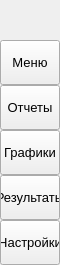
        <widget class="QFrame" name="leftMenuBg">
         <property name="minimumSize">
          <size>
           <width>60</width>
           <height>0</height>
          </size>
         </property>
         <property name="maximumSize">
          <size>
           <width>60</width>
           <height>16777215</height>
          </size>
         </property>
         <property name="frameShape">
          <enum>QFrame::NoFrame</enum>
         </property>
         <property name="frameShadow">
          <enum>QFrame::Raised</enum>
         </property>
         <layout class="QVBoxLayout" name="verticalLayout_3">
          <property name="spacing">
           <number>0</number>
          </property>
          <property name="leftMargin">
           <number>0</number>
          </property>
          <property name="topMargin">
           <number>0</number>
          </property>
          <property name="rightMargin">
           <number>0</number>
          </property>
          <property name="bottomMargin">
           <number>0</number>
          </property>
          <item>
           <widget class="QFrame" name="topLogoInfo">
            <property name="minimumSize">
             <size>
              <width>0</width>
              <height>40</height>
             </size>
            </property>
            <property name="maximumSize">
             <size>
              <width>16777215</width>
              <height>40</height>
             </size>
            </property>
            <property name="frameShape">
             <enum>QFrame::NoFrame</enum>
            </property>
            <property name="frameShadow">
             <enum>QFrame::Raised</enum>
            </property>
            <layout class="QHBoxLayout" name="horizontalLayout_6">
             <item>
              <widget class="QFrame" name="topLogo">
               <property name="minimumSize">
                <size>
                 <width>35</width>
                 <height>30</height>
                </size>
               </property>
               <property name="maximumSize">
                <size>
                 <width>30</width>
                 <height>30</height>
                </size>
               </property>
               <property name="autoFillBackground">
                <bool>false</bool>
               </property>
               <property name="frameShape">
                <enum>QFrame::NoFrame</enum>
               </property>
               <property name="frameShadow">
                <enum>QFrame::Raised</enum>
               </property>
              </widget>
             </item>
            </layout>
           </widget>
          </item>
          <item>
           <widget class="QFrame" name="leftMenuFrame">
            <property name="frameShape">
             <enum>QFrame::NoFrame</enum>
            </property>
            <property name="frameShadow">
             <enum>QFrame::Raised</enum>
            </property>
            <layout class="QVBoxLayout" name="verticalMenuLayout">
             <property name="spacing">
              <number>0</number>
             </property>
             <property name="leftMargin">
              <number>0</number>
             </property>
             <property name="topMargin">
              <number>0</number>
             </property>
             <property name="rightMargin">
              <number>0</number>
             </property>
             <property name="bottomMargin">
              <number>0</number>
             </property>
             <item>
              <widget class="QFrame" name="toggleBox">
               <property name="maximumSize">
                <size>
                 <width>16777215</width>
                 <height>45</height>
                </size>
               </property>
               <property name="frameShape">
                <enum>QFrame::NoFrame</enum>
               </property>
               <property name="frameShadow">
                <enum>QFrame::Raised</enum>
               </property>
               <layout class="QVBoxLayout" name="verticalLayout_4">
                <property name="spacing">
                 <number>0</number>
                </property>
                <property name="leftMargin">
                 <number>0</number>
                </property>
                <property name="topMargin">
                 <number>0</number>
                </property>
                <property name="rightMargin">
                 <number>0</number>
                </property>
                <property name="bottomMargin">
                 <number>0</number>
                </property>
                <item>
                 <widget class="QPushButton" name="toggleButton">
                  <property name="sizePolicy">
                   <sizepolicy hsizetype="Expanding" vsizetype="Fixed">
                    <horstretch>0</horstretch>
                    <verstretch>0</verstretch>
                   </sizepolicy>
                  </property>
                  <property name="minimumSize">
                   <size>
                    <width>0</width>
                    <height>45</height>
                   </size>
                  </property>
                  <property name="font">
                   <font>
                    <family>Segoe UI</family>
                    <pointsize>10</pointsize>
                    <italic>false</italic>
                    <bold>false</bold>
                   </font>
                  </property>
                  <property name="cursor">
                   <cursorShape>PointingHandCursor</cursorShape>
                  </property>
                  <property name="layoutDirection">
                   <enum>Qt::LeftToRight</enum>
                  </property>
                  <property name="styleSheet">
                   <string notr="true">background-image: url(:/icons/images/icons/cil-chevron-right.png);</string>
                  </property>
                  <property name="text">
                   <string>Меню</string>
                  </property>
                  <property name="shortcut">
                   <string>Ctrl+Space</string>
                  </property>
                 </widget>
                </item>
               </layout>
              </widget>
             </item>
             <item alignment="Qt::AlignTop">
              <widget class="QFrame" name="topMenu">
               <property name="frameShape">
                <enum>QFrame::NoFrame</enum>
               </property>
               <property name="frameShadow">
                <enum>QFrame::Raised</enum>
               </property>
               <layout class="QVBoxLayout" name="verticalLayout_8">
                <property name="spacing">
                 <number>0</number>
                </property>
                <property name="leftMargin">
                 <number>0</number>
                </property>
                <property name="topMargin">
                 <number>0</number>
                </property>
                <property name="rightMargin">
                 <number>0</number>
                </property>
                <property name="bottomMargin">
                 <number>0</number>
                </property>
                <item>
                 <widget class="QPushButton" name="btn_report">
                  <property name="sizePolicy">
                   <sizepolicy hsizetype="Expanding" vsizetype="Fixed">
                    <horstretch>0</horstretch>
                    <verstretch>0</verstretch>
                   </sizepolicy>
                  </property>
                  <property name="minimumSize">
                   <size>
                    <width>0</width>
                    <height>45</height>
                   </size>
                  </property>
                  <property name="font">
                   <font>
                    <family>Segoe UI</family>
                    <pointsize>10</pointsize>
                    <italic>false</italic>
                    <bold>false</bold>
                   </font>
                  </property>
                  <property name="cursor">
                   <cursorShape>PointingHandCursor</cursorShape>
                  </property>
                  <property name="toolTip">
                   <string>Отчеты</string>
                  </property>
                  <property name="layoutDirection">
                   <enum>Qt::LeftToRight</enum>
                  </property>
                  <property name="text">
                   <string>Отчеты</string>
                  </property>
                  <property name="iconSize">
                   <size>
                    <width>20</width>
                    <height>20</height>
                   </size>
                  </property>
                  <property name="shortcut">
                   <string>Ctrl+Q</string>
                  </property>
                 </widget>
                </item>
                <item>
                 <widget class="QPushButton" name="btn_bar">
                  <property name="sizePolicy">
                   <sizepolicy hsizetype="Expanding" vsizetype="Fixed">
                    <horstretch>0</horstretch>
                    <verstretch>0</verstretch>
                   </sizepolicy>
                  </property>
                  <property name="minimumSize">
                   <size>
                    <width>0</width>
                    <height>45</height>
                   </size>
                  </property>
                  <property name="font">
                   <font>
                    <family>Segoe UI</family>
                    <pointsize>10</pointsize>
                    <italic>false</italic>
                    <bold>false</bold>
                   </font>
                  </property>
                  <property name="cursor">
                   <cursorShape>PointingHandCursor</cursorShape>
                  </property>
                  <property name="toolTip">
                   <string>Графики</string>
                  </property>
                  <property name="layoutDirection">
                   <enum>Qt::LeftToRight</enum>
                  </property>
                  <property name="text">
                   <string>Графики</string>
                  </property>
                  <property name="shortcut">
                   <string>Ctrl+W</string>
                  </property>
                 </widget>
                </item>
                <item>
                 <widget class="QPushButton" name="btn_result">
                  <property name="sizePolicy">
                   <sizepolicy hsizetype="Expanding" vsizetype="Fixed">
                    <horstretch>0</horstretch>
                    <verstretch>0</verstretch>
                   </sizepolicy>
                  </property>
                  <property name="minimumSize">
                   <size>
                    <width>0</width>
                    <height>45</height>
                   </size>
                  </property>
                  <property name="font">
                   <font>
                    <family>Segoe UI</family>
                    <pointsize>10</pointsize>
                    <italic>false</italic>
                    <bold>false</bold>
                   </font>
                  </property>
                  <property name="cursor">
                   <cursorShape>PointingHandCursor</cursorShape>
                  </property>
                  <property name="toolTip">
                   <string>Результаты</string>
                  </property>
                  <property name="layoutDirection">
                   <enum>Qt::LeftToRight</enum>
                  </property>
                  <property name="styleSheet">
                   <string notr="true"/>
                  </property>
                  <property name="text">
                   <string>Результаты</string>
                  </property>
                  <property name="shortcut">
                   <string>Ctrl+E</string>
                  </property>
                 </widget>
                </item>
               </layout>
              </widget>
             </item>
             <item alignment="Qt::AlignBottom">
              <widget class="QFrame" name="bottomMenu">
               <property name="frameShape">
                <enum>QFrame::NoFrame</enum>
               </property>
               <property name="frameShadow">
                <enum>QFrame::Raised</enum>
               </property>
               <layout class="QVBoxLayout" name="verticalLayout_9">
                <property name="spacing">
                 <number>0</number>
                </property>
                <property name="leftMargin">
                 <number>0</number>
                </property>
                <property name="topMargin">
                 <number>0</number>
                </property>
                <property name="rightMargin">
                 <number>0</number>
                </property>
                <property name="bottomMargin">
                 <number>0</number>
                </property>
                <item>
                 <widget class="QPushButton" name="toggleLeftBox">
                  <property name="sizePolicy">
                   <sizepolicy hsizetype="Expanding" vsizetype="Fixed">
                    <horstretch>0</horstretch>
                    <verstretch>0</verstretch>
                   </sizepolicy>
                  </property>
                  <property name="minimumSize">
                   <size>
                    <width>0</width>
                    <height>45</height>
                   </size>
                  </property>
                  <property name="font">
                   <font>
                    <family>Segoe UI</family>
                    <pointsize>10</pointsize>
                    <italic>false</italic>
                    <bold>false</bold>
                   </font>
                  </property>
                  <property name="cursor">
                   <cursorShape>PointingHandCursor</cursorShape>
                  </property>
                  <property name="toolTip">
                   <string>Настройки</string>
                  </property>
                  <property name="layoutDirection">
                   <enum>Qt::LeftToRight</enum>
                  </property>
                  <property name="styleSheet">
                   <string notr="true">#toggleLeftBox {
background-image: url(:/icons/images/icons/icon_settings.png);
}

QToolTip {
background-image: none;
}</string>
                  </property>
                  <property name="text">
                   <string>Настройки</string>
                  </property>
                  <property name="shortcut">
                   <string>Ctrl+R</string>
                  </property>
                 </widget>
                </item>
               </layout>
              </widget>
             </item>
            </layout>
           </widget>
          </item>
         </layout>
        </widget>
